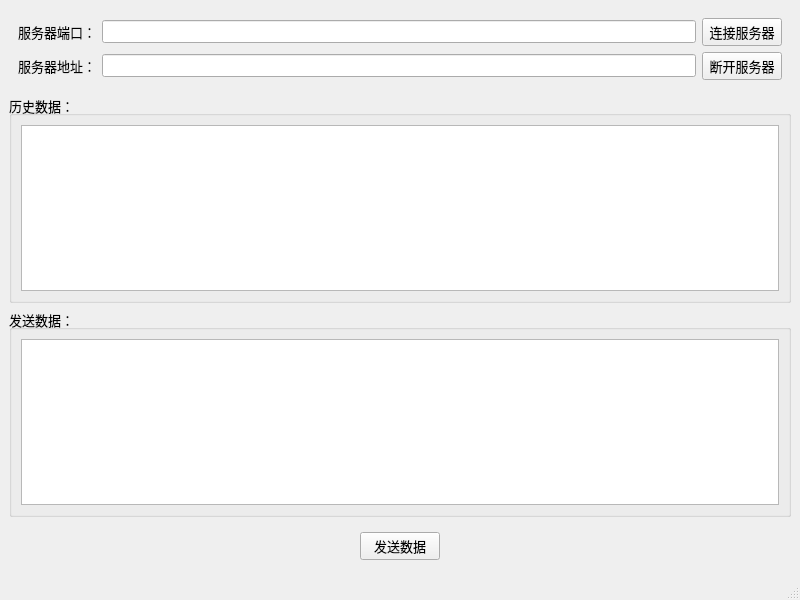
<?xml version="1.0" encoding="UTF-8"?>
<ui version="4.0">
 <class>MyTcpClient</class>
 <widget class="QMainWindow" name="MyTcpClient">
  <property name="geometry">
   <rect>
    <x>0</x>
    <y>0</y>
    <width>800</width>
    <height>600</height>
   </rect>
  </property>
  <property name="font">
   <font>
    <family>Arial</family>
    <pointsize>10</pointsize>
   </font>
  </property>
  <property name="windowTitle">
   <string>MyTcpClient</string>
  </property>
  <widget class="QWidget" name="centralwidget">
   <layout class="QVBoxLayout" name="verticalLayout">
    <item>
     <widget class="QWidget" name="widget" native="true">
      <layout class="QGridLayout" name="gridLayout">
       <item row="0" column="0">
        <widget class="QLabel" name="label">
         <property name="text">
          <string>服务器端口：</string>
         </property>
        </widget>
       </item>
       <item row="0" column="1">
        <widget class="QLineEdit" name="m_port"/>
       </item>
       <item row="0" column="2">
        <widget class="QPushButton" name="m_connect">
         <property name="text">
          <string>连接服务器</string>
         </property>
        </widget>
       </item>
       <item row="1" column="0">
        <widget class="QLabel" name="label_2">
         <property name="text">
          <string>服务器地址：</string>
         </property>
        </widget>
       </item>
       <item row="1" column="1">
        <widget class="QLineEdit" name="m_ipAddr"/>
       </item>
       <item row="1" column="2">
        <widget class="QPushButton" name="m_disconnect">
         <property name="text">
          <string>断开服务器</string>
         </property>
        </widget>
       </item>
      </layout>
     </widget>
    </item>
    <item>
     <widget class="QGroupBox" name="groupBox">
      <property name="title">
       <string>历史数据：</string>
      </property>
      <layout class="QHBoxLayout" name="horizontalLayout">
       <item>
        <widget class="QTextEdit" name="m_record"/>
       </item>
      </layout>
     </widget>
    </item>
    <item>
     <widget class="QGroupBox" name="groupBox_2">
      <property name="title">
       <string>发送数据：</string>
      </property>
      <layout class="QHBoxLayout" name="horizontalLayout_2">
       <item>
        <widget class="QTextEdit" name="m_msg"/>
       </item>
      </layout>
     </widget>
    </item>
    <item>
     <widget class="QWidget" name="widget_2" native="true">
      <layout class="QHBoxLayout" name="horizontalLayout_3">
       <item>
        <spacer name="horizontalSpacer">
         <property name="orientation">
          <enum>Qt::Horizontal</enum>
         </property>
         <property name="sizeHint" stdset="0">
          <size>
           <width>327</width>
           <height>20</height>
          </size>
         </property>
        </spacer>
       </item>
       <item>
        <widget class="QPushButton" name="m_sendMsg">
         <property name="text">
          <string>发送数据</string>
         </property>
        </widget>
       </item>
       <item>
        <spacer name="horizontalSpacer_2">
         <property name="orientation">
          <enum>Qt::Horizontal</enum>
         </property>
         <property name="sizeHint" stdset="0">
          <size>
           <width>326</width>
           <height>20</height>
          </size>
         </property>
        </spacer>
       </item>
      </layout>
     </widget>
    </item>
   </layout>
  </widget>
  <widget class="QMenuBar" name="menubar">
   <property name="geometry">
    <rect>
     <x>0</x>
     <y>0</y>
     <width>800</width>
     <height>25</height>
    </rect>
   </property>
  </widget>
  <widget class="QStatusBar" name="statusbar"/>
 </widget>
 <resources/>
 <connections/>
</ui>
